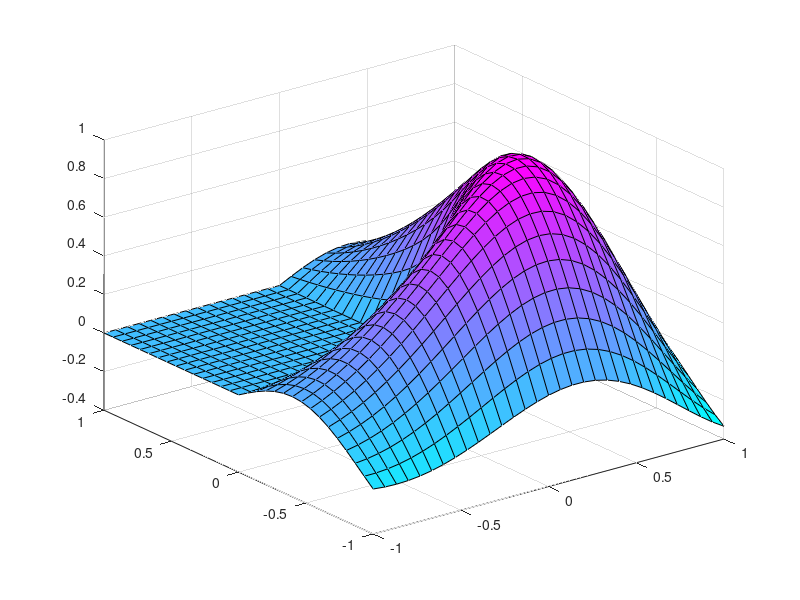

Write the MATLAB code that produced this figure.
function Lout = membrane(k,m,n,np)
%MEMBRANE Generates the MATLAB logo.
%
%   L = MEMBRANE(k), for k <= 12, is the k-th eigenfunction of
%   the L-shaped membrane.  The first three eigenfunctions have
%   been shown on the covers of various MathWorks publications.
%
%   MEMBRANE(k), with no output parameters, plots the k-th eigenfunction.
%
%   MEMBRANE, with no input or output parameters, plots MEMBRANE(1).
%
%   L = MEMBRANE(k,m,n,np) also sets some mesh and accuracy parameters:
%
%     k = index of eigenfunction, default k = 1.
%     m = number of points on 1/3 of boundary.  The size of
%         the output is 2*m+1-by-2*m+1.  The default m = 15.
%     n = number of terms in sum, default n = min(m,9).
%     np = number of terms in partial sum, default np = min(n,2).
%     With np = n, the eigenfunction is nearly zero on the boundary.
%     With np < n, like np = 2, the boundary is not tied down.

%   Out-of-date reference:
%       Fox, Henrici & Moler, SIAM J. Numer. Anal. 4, 1967, pp. 89-102.
%   Cleve Moler 4-21-85, 7-21-87, 6-30-91, 6-17-92;
%   Copyright 1984-2002 The MathWorks, Inc. 
%   $Revision: 5.9 $  $Date: 2002/04/15 03:35:59 $

if nargin < 1, k = 1; end
if nargin < 2, m = 15; end
if nargin < 3, n = min(m,9); end
if nargin < 4, np = min(n,2); end
if k > 12
   error('Only the first 12 membrane eigenfunctions are available.')
end

lambda = [9.6397238445, 15.19725192, 2*pi^2, 29.5214811, 31.9126360, ...
    41.4745099, 44.948488, 5*pi^2, 5*pi^2, 56.709610, 65.376535, 71.057755];
lambda = lambda(k);
sym = [1 2 3 2 1 1 2 3 3 1 2 1];
sym = sym(k);

% Part of the boundary in polar coordinates
theta = (1:3*m)'/m * pi/4;
r = [ones(m,1)./cos(theta(1:m)); ones(2*m,1)./sin(theta(m+1:3*m))];

% if sym = 1, alfa = [1 5 7 11 13 17 19 ... ] * 2/3, (odd, not divisible by 3)
% if sym = 2, alfa = [2 4 8 10 14 16 20 ... ] * 2/3, (even, not divisible by 3)
% if sym = 3, alfa = [3 6 9 12 15 18 21 ... ] * 2/3, (multiples of 3)
alfa = sym;
del = sym + 3*(sym == 1);
for j = 2:n,
   alfa(j) = alfa(j-1) + del;
   del = 6-del;
end;
alfa = alfa * 2/3;
if sym ~= 3
   alf1 = (alfa(1):1:max(alfa));
   alf2 = (alfa(2):1:max(alfa));
   k1 = 1:4:length(alf1);
   k2 = 1:4:length(alf2);
else
   alf1 = (alfa(1):1:max(alfa));
   alf2 = [];
   k1 = 1:2:length(alf1);
   k2 = [];
end

% Build up the matrix of fundamental solutions evaluated on the boundary.
t = sqrt(lambda)*r;
b1 = besselj(alf1,t);
b2 = besselj(alf2,t);
A = [b1(:,k1) b2(:,k2)];
[ignore,k] = sort([k1 k2]);
A = A(:,k);
A = A.*sin(theta*alfa);

% The desired coefficients are the null vector.
% (lambda was chosen so that the matrix is rank deficient).  
[Q,R,E] = qr(A);
j = 1:n-1;
c = -R(j,j)\R(j,n);
c(n) = 1;
c = E*c(:);
if c(1) < 0, c = -c; end
% The residual should be small.
% res = norm(A*c,inf)/norm(abs(A)*abs(c),inf)

% Now evaluate the eigenfunction on a rectangular mesh in the interior.
mm = 2*m+1;
x = ones(m+1,1)*(-m:m)/m;
y = (m:-1:0)'/m*ones(1,mm);
r = sqrt(x.*x + y.*y);
theta = atan2(y,x);
theta(m+1,m+1) = 0;
S = zeros(m+1,mm);
r = sqrt(lambda)*r;
for j = 1:np
   S = S + c(j) * besselj(alfa(j),r) .* sin(alfa(j)*theta);
end

L = zeros(mm,mm);
L(1:m+1,:) = triu(S);
if sym == 1, L = L + L' - diag(diag(L)); end
if sym == 2, L = L - L'; end
if sym == 3, L = L + L' - diag(diag(L)); end
L = rot90(L/max(max(abs(L))),-1);

if nargout == 0
   x = -1:1/m:1;
   surf(x,x',L)
   colormap(cool)
else
   Lout = L;
end
